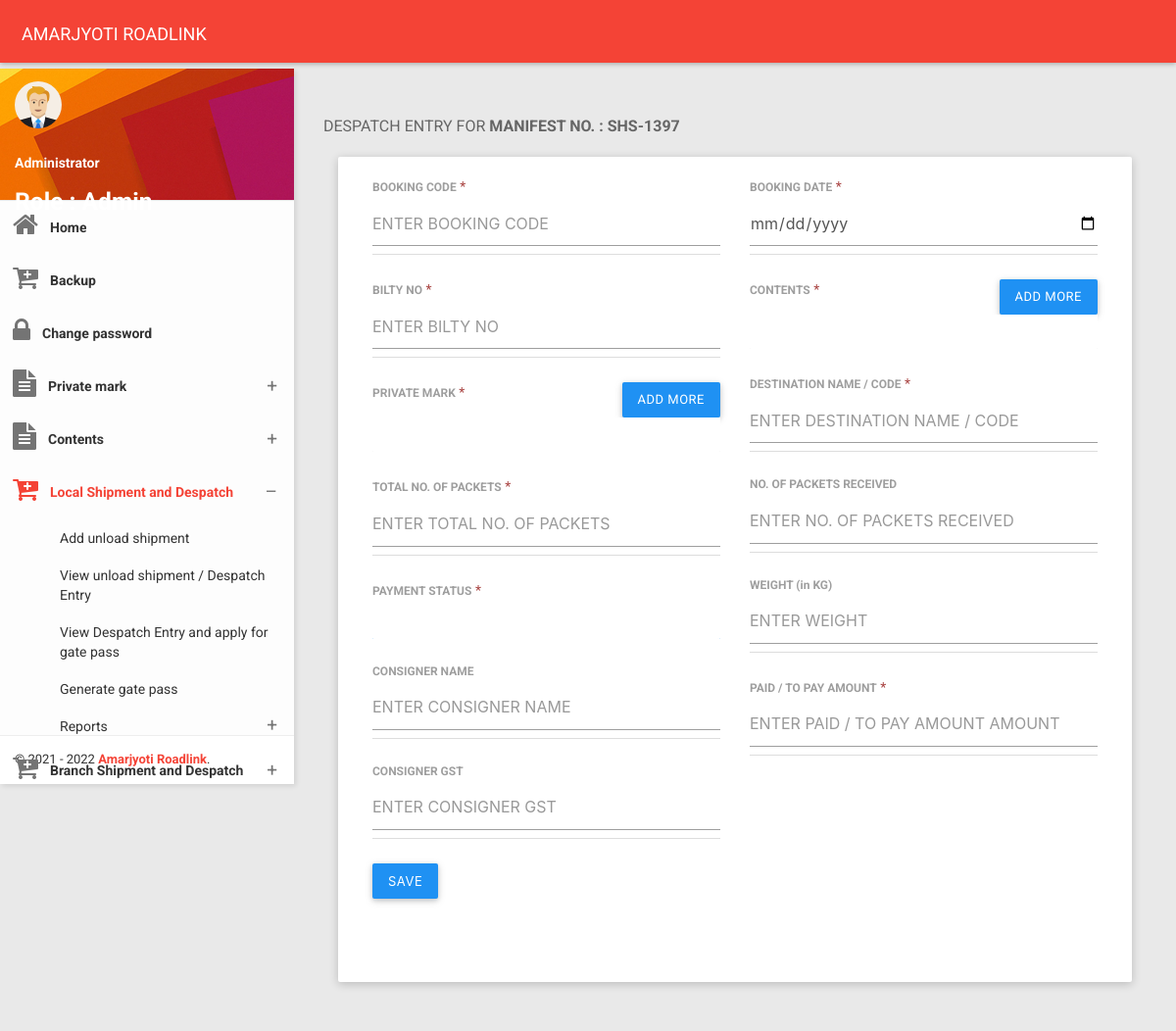
The app's page /despatch_entry.php?ship_id=20210302122459 (signed in) with its own data.
### tables this page shows
CREATE TABLE IF NOT EXISTS `admin_login_access` (
  `id` bigint(14) NOT NULL AUTO_INCREMENT,
  `username` varchar(20) NOT NULL,
  `name` varchar(200) NOT NULL,
  `password` varchar(50) NOT NULL,
  `role` int(1) NOT NULL,
  `status` int(1) NOT NULL,
  `create_user` varchar(20) NOT NULL,
  PRIMARY KEY (`id`),
  UNIQUE KEY `uname` (`username`)
);

CREATE TABLE IF NOT EXISTS `unload_shipment` (
  `id` bigint(15) NOT NULL,
  `manifest_no` varchar(10) NOT NULL,
  `manifest_date` date NOT NULL,
  `unload_date` date NOT NULL,
  `despatch_from` varchar(100) NOT NULL,
  `despatch_to` varchar(100) NOT NULL,
  `lorry_no` varchar(100) NOT NULL,
  `driver_code` varchar(10) NOT NULL,
  `create_user` varchar(10) NOT NULL,
  PRIMARY KEY (`id`)
);

### global_functions.php (called while the page is built, shortened)
<?php
function getCompanyName(){
    $companyName="AMARJYOTI ROADLINK";
    return $companyName;
}
?>

### classes/DBOperation.php (called while the page is built, shortened)
<?php
class DBOperation {
    public $connection = "";
    public function __construct($host_ip, $user, $pass, $db) {
        $this->host = $host_ip;
        $this->username = $user;
        $this->password = $pass;
        $this->database = $db;
        $this->connection = mysqli_connect($this->host, $this->username, $this->password, $this->database);
    }
    public function fetchdata($sql) {
        try {
            $stmt = $this->connection->prepare($sql);
            $stmt->execute();
            $result = $stmt->get_result();
            while ($row = $result->fetch_assoc()) {
                $data[] = $row;
            }
        } catch (Exception $e) {
            echo $e->getMessage();
            die();
        }
        return $data;
    }
}

### classes/DBconfig.php (called while the page is built, shortened)
<?php
function connect_db() {
    $dboperation = new DBOperation("localhost", "root", "", "shipment");
    return $dboperation;
}
function ret_json_str($sql) {
    $ret_val = json_encode(connect_db()->fetchData($sql));
    return $ret_val;
}
?>

### despatch_entry.php (the view, shortened to what this page needs)
<?php
$main_page = "Local shipment";
if ($_SESSION['shipment_user']) {
    $login_user = $_SESSION['shipment_user'];
    if ($_GET['ship_id']) {
        $ship_id = $_GET['ship_id'];
        $manifestSQL = "SELECT * FROM unload_shipment WHERE id='$ship_id'";
        $manifest_fetch = json_decode(ret_json_str($manifestSQL));
        foreach ($manifest_fetch as $manifest_val) {
            $manifest_no = $manifest_val->manifest_no;
        }
        ?>﻿
        <!DOCTYPE html>
        <html>
            <head>
                <?php
                include './header_links.php';
                ?>
            </head>
            <body class="theme-red">
                <?php
                include './menu.php';
                ?>
                <section class="content">
                    <div class="container-fluid">
                        <div class="block-header">
                            <h2>DESPATCH ENTRY FOR <b>MANIFEST NO. : <?php echo $manifest_no; ?></b></h2>
                        </div>
                        <div class="row clearfix">
                            <div class="col-lg-12 col-md-12 col-sm-12 col-xs-12">
                                <div class="card">
                                    <div class="body">
                                        <div class="row clearfix">
                                            <div class="col-sm-6">
                                                <div class="form-group">
                                                    <label>BOOKING CODE</label><span class="text-danger"> *</span>
                                                    <div class="form-line">
                                                        <input type="text" tabindex="1" class="form-control" name="booking_code" id="booking_code" placeholder="ENTER BOOKING CODE" />
                                                    </div>
                                                </div>
                                                <div class="form-group">
                                                    <label>BILTY NO</label><span class="text-danger"> *</span>
                                                    <div class="form-line">
                                                        <input type="text" tabindex="3" class="form-control" name="bilty_no" id="bilty_no" placeholder="ENTER BILTY NO" />
                                                    </div>
                                                </div>
                                                <div class="form-group">
                                                    <label>PRIVATE MARK</label><span class="text-danger"> *</span>
                                                    <a href="add_private_mark.php" target="_blank" class="btn btn-primary" style="float: right;">
                                                        Add more</a>
                                                    <div class="form-line">
                                                    </div>
                                                </div>
                                                <div class="form-group">
                                                    <label>TOTAL NO. OF PACKETS</label><span class="text-danger"> *</span>
                                                    <div class="form-line">
                                                        <input type="number" tabindex="7" class="form-control" name="no_packets" id="no_packets" placeholder="ENTER TOTAL NO. OF PACKETS" />
                                                    </div>
                                                </div>
                                                <div class="form-group">
                                                    <label>PAYMENT STATUS</label><span class="text-danger"> *</span>
                                                    <div class="form-line">
                                                    </div>
                                                </div>
                                                <div class="form-group">
                                                    <label>CONSIGNER NAME</label><span class="text-danger"> </span>
                                                    <div class="form-line">
                                                        <input type="text" tabindex="11" class="form-control" name="consigner_name" id="consigner_name" placeholder="ENTER CONSIGNER NAME" />
                                                    </div>
                                                </div>
                                                <div class="form-group">
                                                    <label>CONSIGNER GST</label><span class="text-danger"></span>
                                                    <div class="form-line">
                                                        <input type="text" tabindex="12" class="form-control" name="consigner_gst" id="consigner_gst" placeholder="ENTER CONSIGNER GST" />
                                                    </div>
                                                </div>
                                                <div class="form-group">
                                                    <button type="button" tabindex="13" name="add_dispatch_entry" id="add_dispatch_entry" class="btn btn-primary" onclick="add_dispatch_entry();">
                                                        SAVE
                                                    </button>
                                                </div>
                                            </div>
                                            <div class="col-sm-6">
                                                <div class="form-group">
                                                    <label>BOOKING DATE</label><span class="text-danger"> *</span>
                                                    <div class="form-line">
                                                        <input type="date" tabindex="2" class="form-control" name="booking_date" id="booking_date" placeholder="ENTER BOOKING DATE" />
                                                    </div>
                                                </div>
                                                <div class="form-group">
                                                    <label>CONTENTS</label><span class="text-danger"> *</span>
                                                    <a href="add_goods.php" target="_blank" class="btn btn-primary" style="float: right;">
                                                        Add more</a>
                                                    <div class="form-line">
                                                        </div>
                                                </div>
                                                <div class="form-group">
                                                    <label>DESTINATION NAME / CODE</label><span class="text-danger"> *</span>
                                                    <div class="form-line">
                                                        <input type="text" tabindex="6" class="form-control" name="dest_name_code" id="dest_name_code" placeholder="ENTER DESTINATION NAME / CODE" />
                                                    </div>
                                                </div>
                                                <div class="form-group">
                                                    <label>NO. OF PACKETS RECEIVED</label><span class="text-danger"></span>
                                                    <div class="form-line">
                                                        <input type="number" tabindex="7" class="form-control" name="no_packets_received" id="no_packets_received" placeholder="ENTER NO. OF PACKETS RECEIVED" value=""/>
                                                    </div>
                                                </div>
                                                <div class="form-group">
                                                    <label>WEIGHT (in KG)</label><span class="text-danger"> </span>
                                                    <div class="form-line">
                                                        <input type="number" tabindex="8" step="0.01" class="form-control" name="weight" id="weight" placeholder="ENTER WEIGHT" />
                                                    </div>
                                                </div>
                                                <div class="form-group">
                                                    <label>PAID / TO PAY AMOUNT</label><span class="text-danger"> *</span>
                                                    <div class="form-line">
                                                        <input type="number" tabindex="10" step="0.01" class="form-control" name="paid_cod_amt" id="paid_cod_amt" placeholder="ENTER PAID / TO PAY AMOUNT AMOUNT" />
                                                    </div>
                                                </div>
                                            </div>
                                        </div>
                                    </div>
                                </div>
                            </div>
                        </div>
                    </div>
                </section>
            </body>
        </html>
        <?php
    }
} else {
    header("location:index.php");
}
?>

### menu.php (shortened to what this page needs)
<nav class="navbar">
    <div class="container-fluid">
        <div class="navbar-header">
            <a class="navbar-brand" href="home.php"><?php echo getCompanyName(); ?></a>
        </div>
    </div>
</nav>
<section>
    <aside id="leftsidebar" class="sidebar">
        <div class="user-info">
            <div class="image">
                <img src="images/user.png" width="48" height="48" alt="User" />
            </div>
            <?php
            $loginuser_SQL = "SELECT * FROM admin_login_access WHERE username='$login_user'";
            $fetch_loginuser = json_decode(ret_json_str($loginuser_SQL));
            foreach ($fetch_loginuser as $fetch_loginusers) {
                $login_role_id = $fetch_loginusers->role;
                if ($login_role_id == 1) {
                    $login_role_name = "Admin";
                } elseif ($login_role_id == 2) {
                    $login_role_name = "Co-admin";
                } else {
                    $login_role_name = "User";
                }
            }
            ?>
            <div class="info-container" style="color: #FFFFFF;">
                <div class="name" data-toggle="dropdown" aria-haspopup="true" aria-expanded="false">
                    <b><?php echo $fetch_loginusers->name; ?></b></div>
                <h5>Role : <?php echo $login_role_name; ?></h5>
            </div>
        </div>
        <div class="menu">
            <ul class="list">
                <li class="<?php if ($main_page == "Dashboard") { ?> active <?php } ?>">
                    <a href="home.php">
                        <i class="fa fa-home fa-2x"></i>
                        <span>Home</span>
                    </a>
                </li>
                  <li>
                    <a href="export_db.php">
                        <i class="fa fa-cart-plus fa-2x"></i>
                        <span>Backup</span>
                    </a>
                </li>
                <?php
                if ($login_user != "admin") {
                    ?>
                    <li class="<?php if ($main_page == "Change password") { ?> active <?php } ?>">
                        <a href="change_password.php">
                            <i class="fa fa-lock fa-2x"></i>
                            <span>Change password</span>
                        </a>
                    </li>
                    <?php
                }
                ?>
                <li class="<?php if ($main_page == "Private mark") { ?> active <?php } ?>">
                    <a href="javascript:void(0);" class="menu-toggle">
                        <i class="fa fa-file-text fa-2x"></i>
                        <span>Private mark</span>
                    </a>
                </li>
                <li class="<?php if ($main_page == "Contents") { ?> active <?php } ?>">
                    <a href="javascript:void(0);" class="menu-toggle">
                        <i class="fa fa-file-text fa-2x"></i>
                        <span>Contents</span>
                    </a>
                </li>
                <li class="<?php if ($main_page == "Local shipment") { ?> active <?php } ?>">
                    <a href="javascript:void(0);" class="menu-toggle">
                        <i class="fa fa-cart-plus fa-2x"></i>
                        <span>Local Shipment and Despatch</span>
                    </a>
                    <ul class="ml-menu">
                        <li>
                            <a href="add_unload_shipment.php">
                                <span>Add unload shipment</span></a> </li>
                        <li>
                            <a href="view_unload_shipment.php">
                                <span>View unload shipment / Despatch Entry</span></a> </li>
                        <li>
                            <a href="view_despatch_entry.php">
                                <span>View Despatch Entry and apply for gate pass</span></a> </li>
                        <li>
                            <a href="generate_gatepass.php">
                                <span>Generate gate pass</span></a> </li>
                        <li>
                            <a href="javascript:void(0);" class="menu-toggle">
                                <span>Reports</span>
                            </a>
                        </li>
                    </ul>
                </li>
                <li class="<?php if ($main_page == "Branch shipment") { ?> active <?php } ?>">
                    <a href="javascript:void(0);" class="menu-toggle">
                        <i class="fa fa-cart-plus fa-2x"></i>
                        <span>Branch Shipment and Despatch</span>
                    </a>
                </li>
            </ul>
        </div>
        <div class="legal">
            <div class="copyright">
                &copy; 2021 - 2022 <a href="#">Amarjyoti Roadlink</a>.
            </div>
        </div>
    </aside>
</section>

### records on screen
admin_login_access: name "Administrator", role "Admin"
unload_shipment: manifest_no "SHS-1397"

### other values on screen
getCompanyName() "AMARJYOTI ROADLINK"
